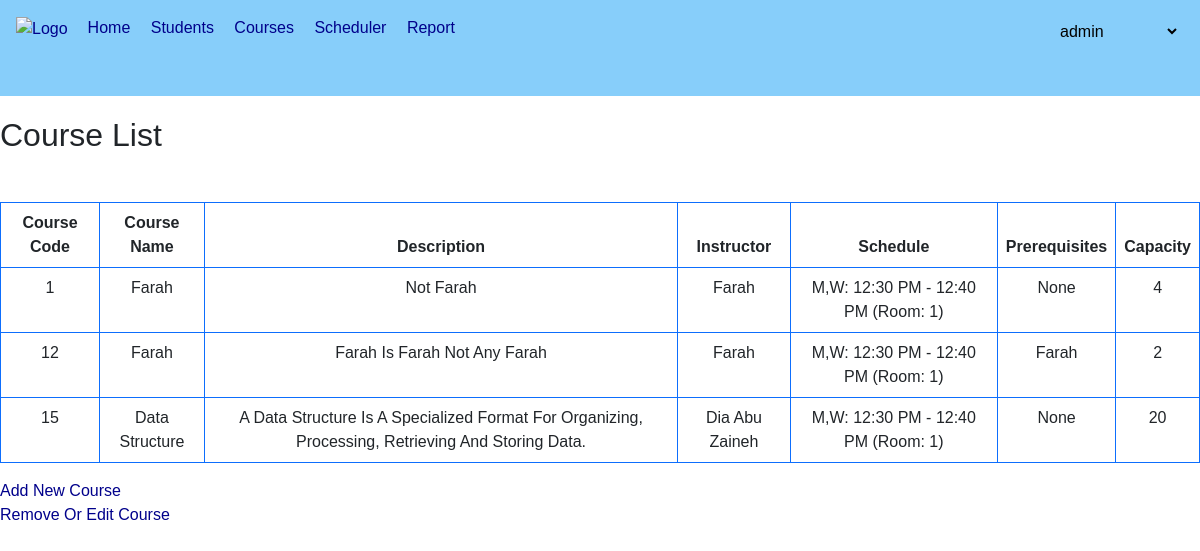
/course_list/ (signed in), run on an earlier commit of the app's database.
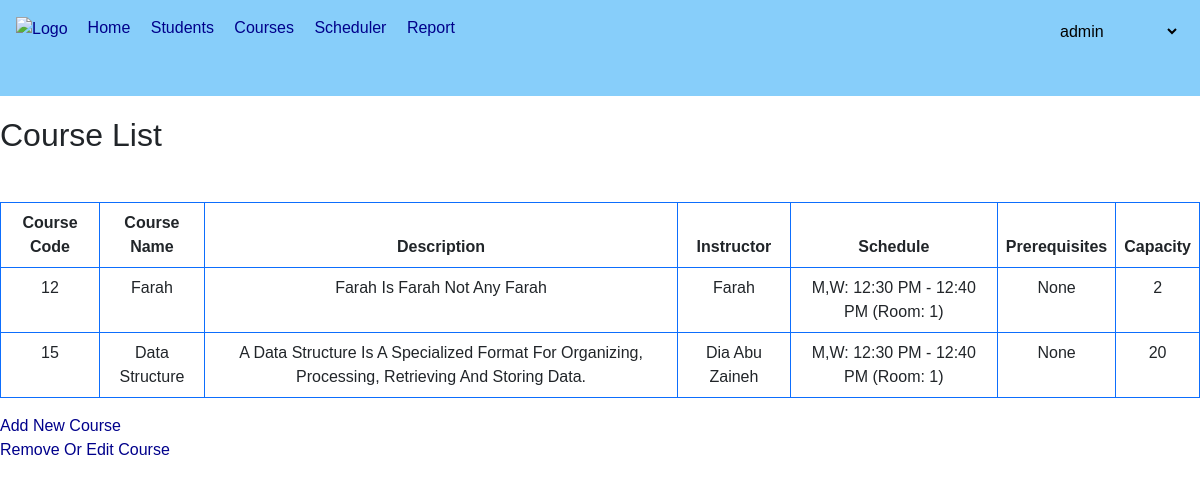
And on a later commit of the database.
### courses/models.py (models this page shows, shortened)
class Course(models.Model):
    code = models.CharField(max_length=90, unique=True, primary_key=True)
    name = models.CharField(max_length=100, null=True)
    description = models.TextField(null=True)
    instructor = models.CharField(max_length=100, null=True)
    scheduled = models.ForeignKey(CourseSchedule, on_delete=models.PROTECT, related_name='courses')
    prerequisites = models.ManyToManyField('self', blank=True, symmetrical=False)
    capacity = models.IntegerField(null=True)
    students = models.ManyToManyField(Student, related_name='courses',blank=True)
    class Meta:
        indexes = [
            models.Index(fields=['code']),
        ]
    def __str__(self):
        return self.name

class CourseSchedule(models.Model):
    DAY_CHOICES = (
        ('S,T,T', 'Sunday, Tuesday, Thursday'),
        ('M,W', 'Monday, Wednesday')
    )
    days = models.CharField(max_length=50, null=True, choices=DAY_CHOICES)
    start_time = models.TimeField(null=True)
    end_time = models.TimeField(null=True)
    room_no = models.CharField(max_length=10, null=True)

### courses/views.py (the view)
# urls.py: path('course_list/', views.course_lista, name='course_list'),
@login_required
@admin_required
def course_lista(request):
    if not request.user.is_superuser:
        raise PermissionDenied
    courses = Course.objects.all()
    return render(request, 'courses/Admin/courses_list.html', {'courses': courses})

### courses/templates/courses/Admin/courses_list.html (shortened to what this page needs)
{% extends "courses/Admin/mainadmin.html" %}
{% load static %}
{% block content %}
    <h2 style="margin-top: 20px">Course List</h2>
    <table class="table table-bordered mt-5 text-center border-primary text-capitalize">
        <thead>
            <tr>
                <th>Course Code</th>
                <th>Course Name</th>
                <th>Description</th>
                <th>Instructor</th>
                <th>Schedule</th>
                <th>Prerequisites</th>
                <th>Capacity</th>
            </tr>
        </thead>
        <tbody>
            {% for course in courses %}
                <tr>
                    <td>{{ course.code }}</td>
                    <td>{{ course.name }}</td>
                    <td>{{ course.description }}</td>
                    <td>{{ course.instructor }}</td>
                    <td>
                        {% if course.scheduled %}
                            {{ course.scheduled.days }}: {{ course.scheduled.start_time|date:"g:i A" }} - {{ course.scheduled.end_time|date:"g:i A" }} (Room: {{ course.scheduled.room_no }})
                        {% else %}
                            No Schedule
                        {% endif %}
                    </td>
                    <td>
                        {% if course.prerequisites.exists %}
                            {{ course.prerequisites.all|join:", " }}
                        {% else %}
                            None
                        {% endif %}
                    </td>
                    <td>{{ course.capacity }}</td>
                </tr>
            {% endfor %}
        </tbody>
    </table>
    <a href="{% url 'add_course' %}">Add New Course</a>
    <br>
    <a href="{% url 'removeeditcourse' %}">Remove or Edit Course</a>
{% endblock content %}

What changed in the data, as far as the page shows it:
removed Course: code "1", name "Farah", description "Not Farah", instructor "Farah", scheduled.days "M,W", scheduled.start_time "12:30 PM", scheduled.end_time "12:40 PM", scheduled.room_no "1", shows "None", capacity "4"
shown differently, row unchanged: Course "Farah": prerequisites.all "Farah" → (not shown); now shows "None"
